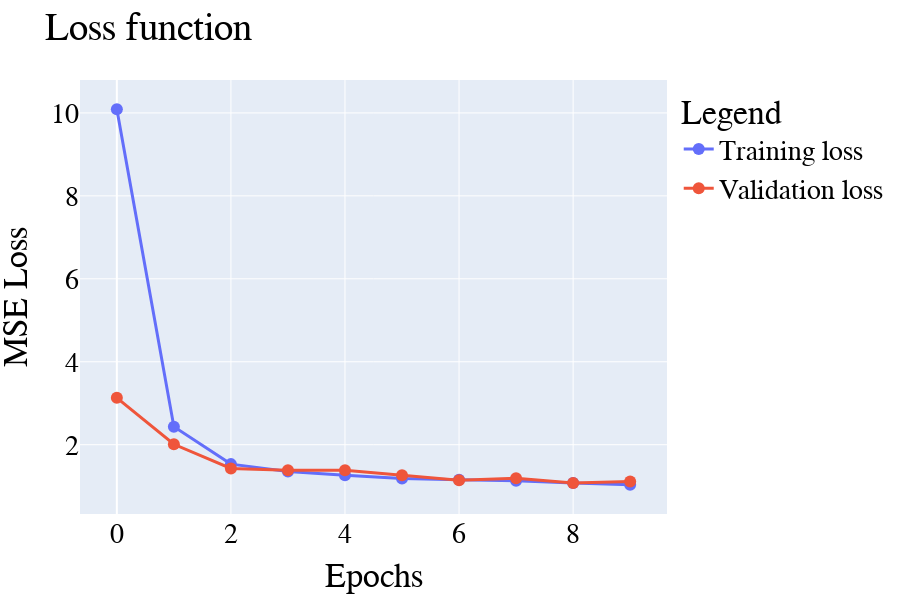

Notebook code cell kept with this figure:
### Markdown cell above
## Results

### Code cell
vis.plot_loss(history)

### Figure 1 — Plotly figure (JSON) as saved in the notebook; plotly's stock layout.template omitted (floating-point values rounded to 4 significant figures)
{"data": [{"line": {"width": 3}, "marker": {"size": 12}, "mode": "lines+markers", "name": "Training loss", "type": "scatter", "x": [0, 1, 2, 3, 4, 5, 6, 7, 8, 9], "y": [10.09, 2.435, 1.531, 1.353, 1.262, 1.182, 1.156, 1.131, 1.075, 1.033]}, {"line": {"width": 3}, "marker": {"size": 12}, "mode": "lines+markers", "name": "Validation loss", "type": "scatter", "x": [0, 1, 2, 3, 4, 5, 6, 7, 8, 9], "y": [3.13, 2.01, 1.426, 1.382, 1.382, 1.264, 1.141, 1.192, 1.076, 1.113]}], "layout": {"font": {"color": "Black", "family": "Times new Roman", "size": 28}, "height": 600, "legend": {"title": {"text": "Legend"}}, "margin": {"b": 80, "l": 80, "r": 80, "t": 80}, "title": {"text": "Loss function"}, "width": 900, "xaxis": {"title": {"text": "Epochs"}}, "yaxis": {"title": {"text": "MSE Loss"}}}}
